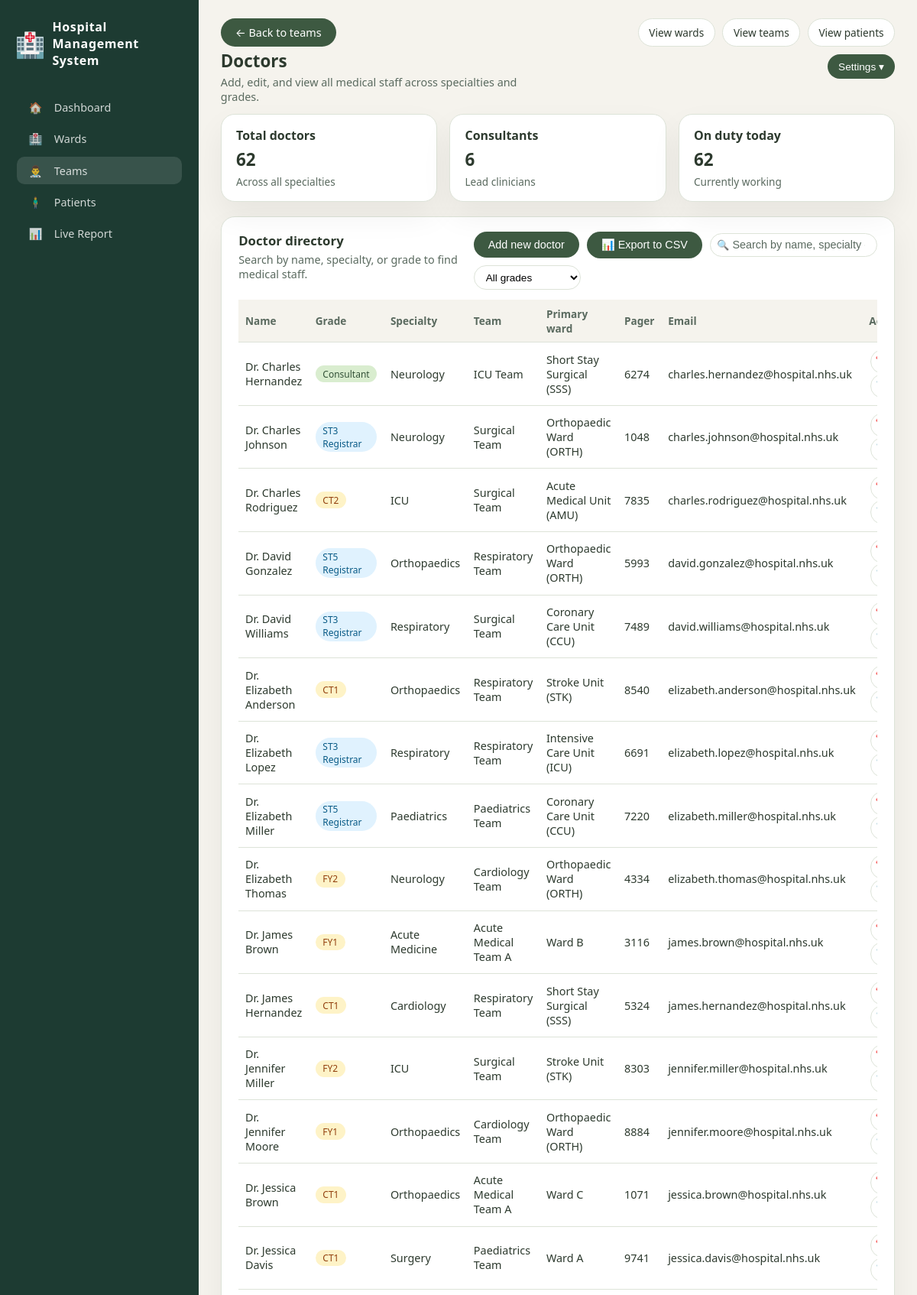
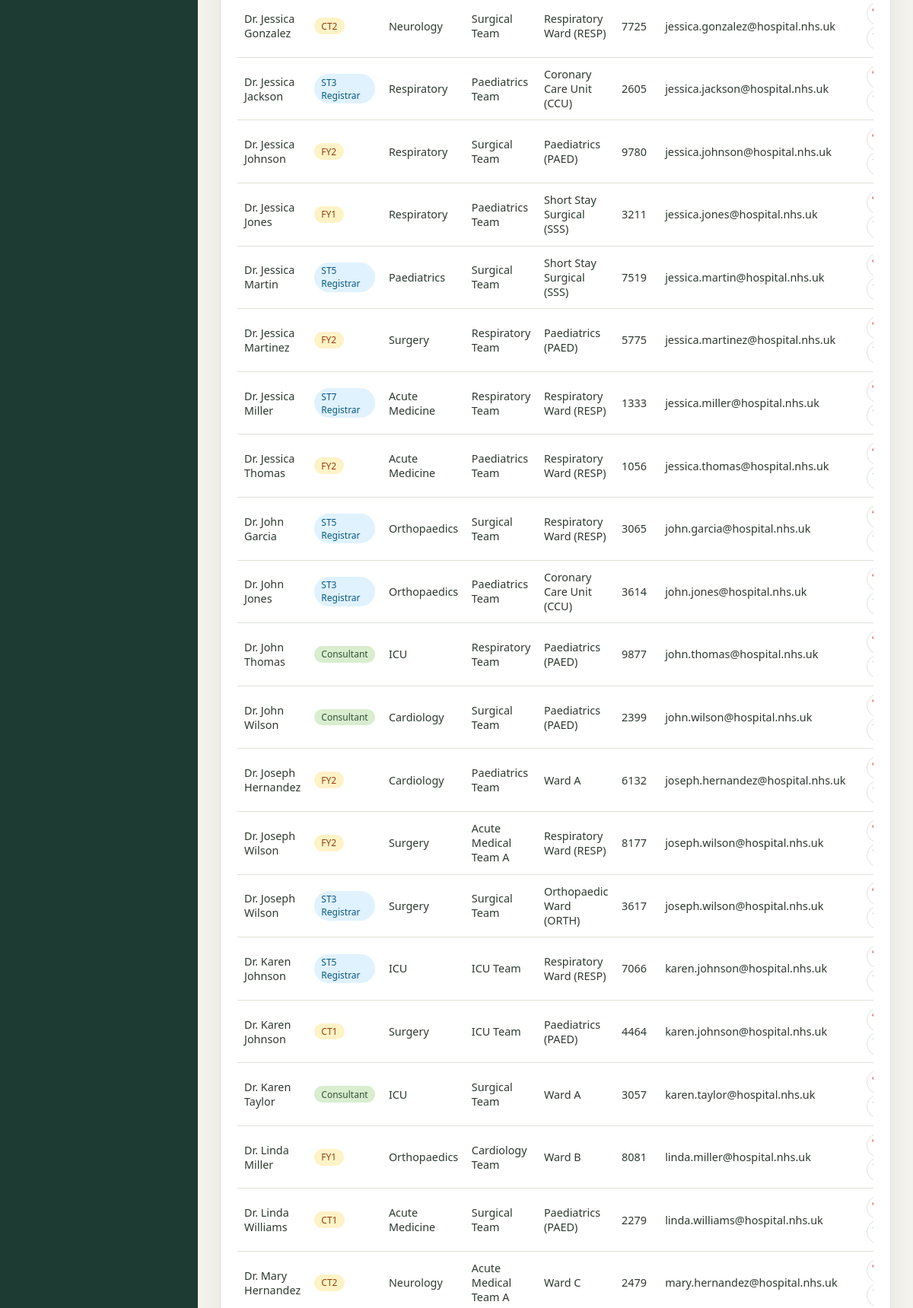
The app's page /manage-doctors (signed in, upper part) with its own data (2 pictures, top to bottom).
### tables this page shows
CREATE TABLE doctors (
            id INTEGER PRIMARY KEY AUTOINCREMENT,
            name TEXT NOT NULL,
            specialty TEXT NOT NULL,
            grade TEXT DEFAULT 'Consultant',
            on_duty BOOLEAN DEFAULT 1,
            team_id INTEGER,
            ward_id INTEGER,
            pager TEXT,
            email TEXT,
            created_at TIMESTAMP DEFAULT CURRENT_TIMESTAMP,
            FOREIGN KEY (team_id) REFERENCES teams (id),
            FOREIGN KEY (ward_id) REFERENCES wards (id)
        );

CREATE TABLE teams (
            id INTEGER PRIMARY KEY AUTOINCREMENT,
            name TEXT NOT NULL,
            specialty TEXT NOT NULL,
            members INTEGER DEFAULT 0,
            lead TEXT,
            created_at TIMESTAMP DEFAULT CURRENT_TIMESTAMP
        );

CREATE TABLE wards (
            id INTEGER PRIMARY KEY AUTOINCREMENT,
            name TEXT NOT NULL,
            code TEXT,
            type TEXT,
            capacity INTEGER NOT NULL,
            occupied INTEGER DEFAULT 0,
            lead_consultant TEXT,
            status TEXT DEFAULT 'active',
            gender_type TEXT DEFAULT 'Mixed',
            created_at TIMESTAMP DEFAULT CURRENT_TIMESTAMP
        );

### app.py (the view)
@app.route("/manage-doctors")
@login_required
@role_required(['admin'])
def doctors_page():
    conn = get_db_connection()
    doctors = conn.execute("""
        SELECT d.*, t.name as team_name, w.name as ward_name
        FROM doctors d
        LEFT JOIN teams t ON d.team_id = t.id
        LEFT JOIN wards w ON d.ward_id = w.id
        ORDER BY d.name
    """).fetchall()
    teams = conn.execute("SELECT id, name FROM teams ORDER BY name").fetchall()
    wards = conn.execute("SELECT id, name FROM wards WHERE status='active' ORDER BY name").fetchall()
    total, consultants, on_duty = get_doctors_summary()
    conn.close()
    return render_template("manage-doctors.html", doctors=doctors, teams=teams, wards=wards,
                           total_doctors=total, total_consultants=consultants, total_on_duty=on_duty)

### app.py (called while the page is built)
@app.context_processor
def inject_user():
    return dict(user_role=session.get('role'), user_id=session.get('user_id'))

def login_required(f):
    @wraps(f)
    def decorated(*args, **kwargs):
        if not session.get("user_id"):
            return redirect(url_for("login_page"))
        return f(*args, **kwargs)
    return decorated

def role_required(allowed_roles):
    def decorator(f):
        @wraps(f)
        def decorated(*args, **kwargs):
            if session.get("role") not in allowed_roles:
                return jsonify({"error": "Permission denied"}), 403
            return f(*args, **kwargs)
        return decorated
    return decorator

def get_db_connection():
    conn = sqlite3.connect(DATABASE_PATH)
    conn.row_factory = sqlite3.Row
    return conn

def get_doctors_summary():
    conn = get_db_connection()
    total = conn.execute("SELECT COUNT(*) FROM doctors").fetchone()[0]
    consultants = conn.execute("SELECT COUNT(*) FROM doctors WHERE grade LIKE '%Consultant%'").fetchone()[0]
    on_duty = conn.execute("SELECT COUNT(*) FROM doctors WHERE on_duty=1").fetchone()[0]
    conn.close()
    return total, consultants, on_duty

### templates/manage-doctors.html (shortened to what this page needs)
{% extends "base.html" %}
{% block extra_css %}
<link rel="stylesheet" href="/static/css/manage-doctors.css">
{% endblock %}
{% block active_teams %}active{% endblock %}
{% block header %}
<a href="/teams" class="back-link primary-btn" style="text-decoration: none;">← Back to teams</a>
<h1 class="page-title">Doctors</h1>
<p class="page-subtitle">Add, edit, and view all medical staff across specialties and grades.</p>
{% endblock %}
{% block top_actions %}
{{ super() }}
{% endblock %}
{% block content %}
<section class="summary-row">
  <article class="summary-card">
    <h2>Total doctors</h2>
    <p class="summary-value">{{ total_doctors }}</p>
    <p class="summary-label">Across all specialties</p>
  </article>
  <article class="summary-card">
    <h2>Consultants</h2>
    <p class="summary-value">{{ total_consultants }}</p>
    <p class="summary-label">Lead clinicians</p>
  </article>
  <article class="summary-card">
    <h2>On duty today</h2>
    <p class="summary-value">{{ total_on_duty }}</p>
    <p class="summary-label">Currently working</p>
  </article>
</section>
<section class="table-card">
  <div class="table-card-header">
    <div>
      <h2>Doctor directory</h2>
      <p>Search by name, specialty, or grade to find medical staff.</p>
    </div>
    <div class="table-actions">
      {% if user_role == 'admin' %}
      <button class="primary-btn" id="addDoctorBtn">Add new doctor</button>
      <button class="primary-btn" id="exportDoctorsBtn">📊 Export to CSV</button>
      {% endif %}
      <div class="search-wrapper">
        <span class="search-icon">🔍</span>
        <input type="text" id="doctorSearch" placeholder="Search by name, specialty or grade..." autocomplete="off" />
      </div>
      <select id="gradeFilter" class="status-filter">
        <option value="all">All grades</option>
      </select>
    </div>
  </div>
  <div class="table-scroll">
    <table class="data-table" id="doctorsTable">
      <thead>
        <tr>
          <th>Name</th>
          <th>Grade</th>
          <th>Specialty</th>
          <th>Team</th>
          <th>Primary ward</th>
          <th>Pager</th>
          <th>Email</th>
          <th>Actions</th>
        </tr>
      </thead>
      <tbody>
        {% for doctor in doctors %}
        <tr>
          <td>{{ doctor.name }}</td>
          <td><span class="grade-badge
            {% if 'Consultant' in doctor.grade %}consultant
            {% elif 'Registrar' in doctor.grade or 'ST' in doctor.grade %}registrar
            {% else %}junior{% endif %}">
              {{ doctor.grade }}
            </span></td>
          <td>{{ doctor.specialty }}</td>
          <td>{{ doctor.team_name or '-' }}</td>
          <td>{{ doctor.ward_name or '-' }}</td>
          <td>{{ doctor.pager or '-' }}</td>
          <td>{{ doctor.email or '-' }}</td>
          <td>
            <button class="btn-action btn-edit" title="Edit" data-id="{{ doctor.id }}">✏️</button>
            {% if user_role == 'admin' %}
            <button class="btn-action btn-delete" title="Delete" data-id="{{ doctor.id }}"
              data-name="{{ doctor.name }}">🗑️</button>
            {% endif %}
          </td>
        </tr>
        {% endfor %}
      </tbody>
    </table>
  </div>
</section>
{% endblock %}

### static/css/base.css (style rules this page uses)
* { box-sizing: border-box; }
html[data-theme="light"] { --bg-page: #f5f3ed; --bg-main: #ffffff; --bg-hero: #e8f5d3; --bg-feature: #f5f3ed; --bg-card: #ffffff; --bg-sidebar: #1d3b32; --bg-pill: #d9edcf; --text-main: #2d3a2e; --text-muted: #5a6a5f; --text-invert: #ffffff; --accent: #3d5941; --accent-soft: #6c8f5f; --accent-pill: #325037; --border-subtle: #dde3d8; --shadow-soft: 0 18px 40px rgba(0, 0, 0, 0.06); }
html, body { margin: 0; padding: 0; height: 100%; overflow: hidden; font-family: system-ui, -apple-system, BlinkMacSystemFont, "Segoe UI", sans-serif; background: var(--bg-page); color: var(--text-main); }
.page-title { margin: 0 0 0.2rem; font-size: 1.4rem; }
.page-subtitle { margin: 0; font-size: 0.9rem; color: var(--text-muted); }

### static/css/manage-doctors.css (style rules this page uses)
.back-link { display: inline-block; margin-bottom: 0.2rem; font-size: 0.85rem; color: var(--accent); text-decoration: none; }
.primary-btn { padding: 0.5rem 1rem; background: var(--accent); color: white; border: none; border-radius: 8px; text-decoration: none; font-size: 0.9rem; cursor: pointer; transition: background 0.2s; white-space: nowrap; }
.btn-action { width: 32px; height: 32px; border-radius: 50%; border: 1px solid var(--border-subtle); background: var(--bg-main); cursor: pointer; display: inline-flex; align-items: center; justify-content: center; text-decoration: none; font-size: 1rem; margin: 0 2px; transition: all 0.2s ease; }
.summary-row { display: grid; grid-template-columns: repeat(3, minmax(0, 1fr)); gap: 1rem; margin-bottom: 1.2rem; }
.summary-card { background: var(--bg-card); border-radius: 18px; padding: 1rem 1.2rem; border: 1px solid var(--border-subtle); box-shadow: var(--shadow-soft); }
.summary-card h2 { margin: 0 0 0.3rem; font-size: 1rem; }
.summary-value { margin: 0 0 0.25rem; font-size: 1.4rem; font-weight: 600; }
.summary-label { margin: 0; font-size: 0.85rem; color: var(--text-muted); }
.table-card { background: var(--bg-main); border-radius: 18px; padding: 1.2rem 1.4rem; border: 1px solid var(--border-subtle); box-shadow: var(--shadow-soft); display: flex; flex-direction: column; margin-bottom: 1rem; }
.table-card-header { display: flex; justify-content: space-between; align-items: flex-start; gap: 1rem; margin-bottom: 0.8rem; }
.table-card-header h2 { margin: 0 0 0.25rem; font-size: 1.05rem; }
.table-card-header p { margin: 0; font-size: 0.9rem; color: var(--text-muted); }
.table-actions { display: flex; align-items: center; gap: 0.6rem; flex-wrap: wrap; }
.search-wrapper { position: relative; flex: 1 1 200px; }
.search-wrapper input { padding: 0.4rem 0.9rem 0.4rem 1.8rem; border-radius: 999px; border: 1px solid var(--border-subtle); background: var(--bg-main); font-size: 0.9rem; color: var(--text-main); width: 100%; }
.search-wrapper input::placeholder { color: var(--text-muted); }
.search-icon { position: absolute; left: 0.6rem; top: 50%; transform: translateY(-50%); font-size: 0.8rem; }
.status-filter { padding: 0.4rem 0.7rem; border-radius: 999px; border: 1px solid var(--border-subtle); background: var(--bg-main); font-size: 0.85rem; width: auto; min-width: 140px; }
.table-scroll { overflow-x: auto; }
.data-table { width: 100%; border-collapse: collapse; font-size: 0.9rem; }
.data-table thead { background: var(--bg-feature); }
.data-table th, .data-table td { padding: 0.55rem 0.55rem; text-align: left; border-bottom: 1px solid var(--border-subtle); }
.data-table th { font-weight: 600; font-size: 0.85rem; color: var(--text-muted); }
.grade-badge { display: inline-block; padding: 0.15rem 0.6rem; border-radius: 999px; font-size: 0.75rem; }
.grade-badge.consultant { background: #d9edcf; color: #325037; }
.grade-badge.registrar { background: #e0f2fe; color: #075985; }
.grade-badge.junior { background: #fef3c7; color: #92400e; }
.primary-btn { padding: 0.55rem 1.2rem; border-radius: 999px; border: none; background: var(--accent); color: white; font-size: 0.9rem; cursor: pointer; }

### records on screen
doctors: name "Dr. Charles Hernandez", grade "Consultant", specialty "Neurology", name "ICU Team", name "Short Stay Surgical (SSS)", pager "6274", email "charles.hernandez@hospital.nhs.uk"
doctors: name "Dr. Charles Johnson", grade "ST3 Registrar", specialty "Neurology", name "Surgical Team", name "Orthopaedic Ward (ORTH)", pager "1048", email "charles.johnson@hospital.nhs.uk"
doctors: name "Dr. Charles Rodriguez", grade "CT2", specialty "ICU", name "Surgical Team", name "Acute Medical Unit (AMU)", pager "7835", email "charles.rodriguez@hospital.nhs.uk"
doctors: name "Dr. David Gonzalez", grade "ST5 Registrar", specialty "Orthopaedics", name "Respiratory Team", name "Orthopaedic Ward (ORTH)", pager "5993", email "david.gonzalez@hospital.nhs.uk"
doctors: name "Dr. David Williams", grade "ST3 Registrar", specialty "Respiratory", name "Surgical Team", name "Coronary Care Unit (CCU)", pager "7489", email "david.williams@hospital.nhs.uk"
doctors: name "Dr. Elizabeth Anderson", grade "CT1", specialty "Orthopaedics", name "Respiratory Team", name "Stroke Unit (STK)", pager "8540", email "elizabeth.anderson@hospital.nhs.uk"
doctors: name "Dr. Elizabeth Lopez", grade "ST3 Registrar", specialty "Respiratory", name "Respiratory Team", name "Intensive Care Unit (ICU)", pager "6691", email "elizabeth.lopez@hospital.nhs.uk"
doctors: name "Dr. Elizabeth Miller", grade "ST5 Registrar", specialty "Paediatrics", name "Paediatrics Team", name "Coronary Care Unit (CCU)", pager "7220", email "elizabeth.miller@hospital.nhs.uk"
doctors: name "Dr. Elizabeth Thomas", grade "FY2", specialty "Neurology", name "Cardiology Team", name "Orthopaedic Ward (ORTH)", pager "4334", email "elizabeth.thomas@hospital.nhs.uk"
doctors: name "Dr. James Brown", grade "FY1", specialty "Acute Medicine", name "Acute Medical Team A", name "Ward B", pager "3116", email "james.brown@hospital.nhs.uk"
doctors: name "Dr. James Hernandez", grade "CT1", specialty "Cardiology", name "Respiratory Team", name "Short Stay Surgical (SSS)", pager "5324", email "james.hernandez@hospital.nhs.uk"
doctors: name "Dr. Jennifer Miller", grade "FY2", specialty "ICU", name "Surgical Team", name "Stroke Unit (STK)", pager "8303", email "jennifer.miller@hospital.nhs.uk"
doctors: name "Dr. Jennifer Moore", grade "FY1", specialty "Orthopaedics", name "Cardiology Team", name "Orthopaedic Ward (ORTH)", pager "8884", email "jennifer.moore@hospital.nhs.uk"
doctors: name "Dr. Jessica Brown", grade "CT1", specialty "Orthopaedics", name "Acute Medical Team A", name "Ward C", pager "1071", email "jessica.brown@hospital.nhs.uk"
doctors: name "Dr. Jessica Davis", grade "CT1", specialty "Surgery", name "Paediatrics Team", name "Ward A", pager "9741", email "jessica.davis@hospital.nhs.uk"
doctors: name "Dr. Jessica Gonzalez", grade "CT2", specialty "Neurology", name "Surgical Team", name "Respiratory Ward (RESP)", pager "7725", email "jessica.gonzalez@hospital.nhs.uk"
doctors: name "Dr. Jessica Jackson", grade "ST3 Registrar", specialty "Respiratory", name "Paediatrics Team", name "Coronary Care Unit (CCU)", pager "2605", email "jessica.jackson@hospital.nhs.uk"
doctors: name "Dr. Jessica Johnson", grade "FY2", specialty "Respiratory", name "Surgical Team", name "Paediatrics (PAED)", pager "9780", email "jessica.johnson@hospital.nhs.uk"
doctors: name "Dr. Jessica Jones", grade "FY1", specialty "Respiratory", name "Paediatrics Team", name "Short Stay Surgical (SSS)", pager "3211", email "jessica.jones@hospital.nhs.uk"
doctors: name "Dr. Jessica Martin", grade "ST5 Registrar", specialty "Paediatrics", name "Surgical Team", name "Short Stay Surgical (SSS)", pager "7519", email "jessica.martin@hospital.nhs.uk"
doctors: name "Dr. Jessica Martinez", grade "FY2", specialty "Surgery", name "Respiratory Team", name "Paediatrics (PAED)", pager "5775", email "jessica.martinez@hospital.nhs.uk"
doctors: name "Dr. Jessica Miller", grade "ST7 Registrar", specialty "Acute Medicine", name "Respiratory Team", name "Respiratory Ward (RESP)", pager "1333", email "jessica.miller@hospital.nhs.uk"
doctors: name "Dr. Jessica Thomas", grade "FY2", specialty "Acute Medicine", name "Paediatrics Team", name "Respiratory Ward (RESP)", pager "1056", email "jessica.thomas@hospital.nhs.uk"
doctors: name "Dr. John Garcia", grade "ST5 Registrar", specialty "Orthopaedics", name "Surgical Team", name "Respiratory Ward (RESP)", pager "3065", email "john.garcia@hospital.nhs.uk"
doctors: name "Dr. John Jones", grade "ST3 Registrar", specialty "Orthopaedics", name "Paediatrics Team", name "Coronary Care Unit (CCU)", pager "3614", email "john.jones@hospital.nhs.uk"
doctors: name "Dr. John Thomas", grade "Consultant", specialty "ICU", name "Respiratory Team", name "Paediatrics (PAED)", pager "9877", email "john.thomas@hospital.nhs.uk"
doctors: name "Dr. John Wilson", grade "Consultant", specialty "Cardiology", name "Surgical Team", name "Paediatrics (PAED)", pager "2399", email "john.wilson@hospital.nhs.uk"
doctors: name "Dr. Joseph Hernandez", grade "FY2", specialty "Cardiology", name "Paediatrics Team", name "Ward A", pager "6132", email "joseph.hernandez@hospital.nhs.uk"
doctors: name "Dr. Joseph Wilson", grade "FY2", specialty "Surgery", name "Acute Medical Team A", name "Respiratory Ward (RESP)", pager "8177", email "joseph.wilson@hospital.nhs.uk"
doctors: name "Dr. Joseph Wilson", grade "ST3 Registrar", specialty "Surgery", name "Surgical Team", name "Orthopaedic Ward (ORTH)", pager "3617", email "joseph.wilson@hospital.nhs.uk"
doctors: name "Dr. Karen Johnson", grade "ST5 Registrar", specialty "ICU", name "ICU Team", name "Respiratory Ward (RESP)", pager "7066", email "karen.johnson@hospital.nhs.uk"
doctors: name "Dr. Karen Johnson", grade "CT1", specialty "Surgery", name "ICU Team", name "Paediatrics (PAED)", pager "4464", email "karen.johnson@hospital.nhs.uk"
doctors: name "Dr. Karen Taylor", grade "Consultant", specialty "ICU", name "Surgical Team", name "Ward A", pager "3057", email "karen.taylor@hospital.nhs.uk"
doctors: name "Dr. Linda Miller", grade "FY1", specialty "Orthopaedics", name "Cardiology Team", name "Ward B", pager "8081", email "linda.miller@hospital.nhs.uk"
doctors: name "Dr. Linda Williams", grade "CT1", specialty "Acute Medicine", name "Surgical Team", name "Paediatrics (PAED)", pager "2279", email "linda.williams@hospital.nhs.uk"
doctors: name "Dr. Mary Hernandez", grade "CT2", specialty "Neurology", name "Acute Medical Team A", name "Ward C", pager "2479", email "mary.hernandez@hospital.nhs.uk"

### other values on screen
{{ total_doctors }} "62"
{{ total_consultants }} "6"
{{ total_on_duty }} "62"
